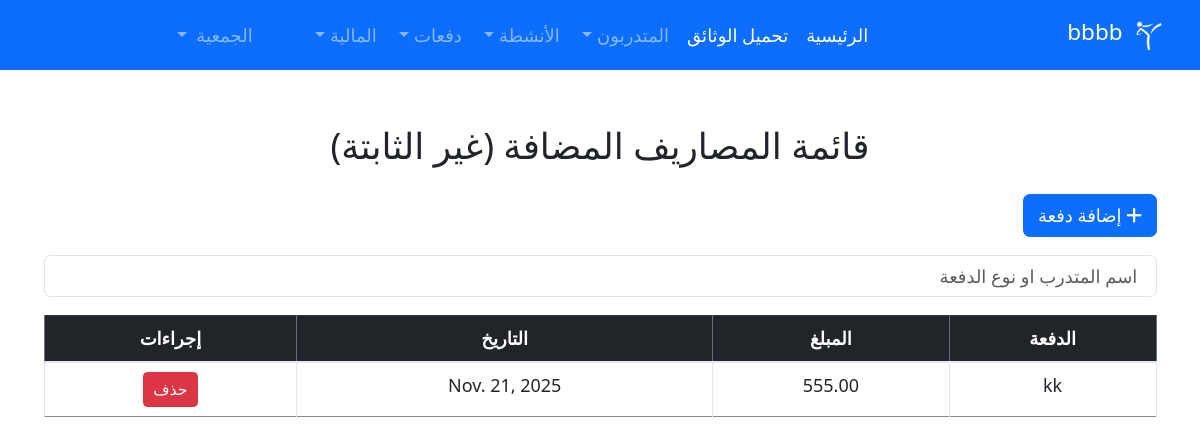
The app's page /expenses_history/ (signed in) with its own data.
### trainers/models.py (models this page shows, shortened)
class OrganizationInfo(models.Model):
    name = models.CharField(max_length=255, verbose_name='اسم الجمعية')
    slug = models.SlugField(unique=True, verbose_name='المعرف')
    description = models.TextField(blank=True, verbose_name='الوصف')
    established_date = models.DateField(blank=True, null=True, verbose_name='تاريخ التأسيس')
    rent_amount = models.DecimalField(max_digits=10, decimal_places=2, default=0, verbose_name='مبلغ الإيجار')
    phone_number = models.CharField(max_length=15, blank=True, verbose_name='رقم الهاتف')
    email = models.EmailField(blank=True, verbose_name='البريد الإلكتروني')
    datepay = models.DateField(blank=True, null=True, verbose_name='تاريخ الدفع')
    is_active = models.BooleanField(default=True, verbose_name='نشطة')
    subscription_tier = models.CharField(
        max_length=20,
        choices=[('free', 'مجاني'), ('basic', 'أساسي'), ('premium', 'متميز')],
        default='free',
        verbose_name='نوع الاشتراك'
    )
    max_trainers = models.IntegerField(default=50, verbose_name='الحد الأقصى للمتدربين')
    created_at = models.DateTimeField(auto_now_add=True, verbose_name='تاريخ الإنشاء')
    class Meta:
        verbose_name = 'جمعية'
        verbose_name_plural = 'الجمعيات'
        ordering = ['-created_at']

class Costs(models.Model):
    organization = models.ForeignKey(
        OrganizationInfo,
        on_delete=models.CASCADE,
        related_name='costs',
        verbose_name='الجمعية'
    )
    cost = models.CharField(max_length=100, verbose_name='المصروف')
    desc = models.TextField(blank=True, verbose_name='الوصف')
    amount = models.DecimalField(max_digits=10, decimal_places=2, verbose_name='المبلغ')
    date = models.DateTimeField(verbose_name='التاريخ')
    is_recurring = models.BooleanField(default=False, verbose_name='متكرر')
    class Meta:
        verbose_name = 'مصروف'
        verbose_name_plural = 'المصاريف'
        ordering = ['-date']

### trainers/views.py (the view)
# urls.py: path('expenses_history/',views.expenses_history,name='expenses_history'),
@login_required(login_url='/login/')
@require_organization
def expenses_history(request):
    organization = request.organization
    return render(request, "pages/added_expences.html", {'payments': Costs.objects.filter(organization=organization)})

### trainers/templates/pages/added_expences.html (shortened to what this page needs)
{% extends 'base/base.html' %}
{% block content %}
<div class="container mt-5">
    <h2 class="text-center mb-4">قائمة المصاريف المضافة (غير الثابتة)</h2>
    <a href="{% url 'added_payment' %}" class="btn btn-primary"><i class="fa-solid fa-plus"></i> إضافة دفعة</a>
    <div class="filler-job-form mt-3 mb-3">
        <input id="search-input" placeholder=" اسم المتدرب او نوع الدفعة" type="search" class="form-control filler-job-input-box form-control" onkeyup="filterTrainers()" />
    </div>
    <div class="table-responsive ">
        <table class="table table-bordered text-center">
            <thead class="table-dark">
                <tr>
                    <th scope="col">الدفعة</th>
                    <th scope="col">المبلغ</th>
                    <th scope="col">التاريخ</th>
                    <th scope="col">إجراءات</th>
                </tr>
            </thead>
            <tbody class="candidate-list">
                {% for payment in payments %}
                <tr>
                    <td class="cat">{{ payment.cost }}</td>
                    <td  class="trainee">{{ payment.amount }}</td>
                    <td>{{ payment.date.date }}</td>
                    <td>
                        <form action="{% url 'delete_cost' payment.id %}" method="post" style="display:inline;">
                            <button type="submit" class="btn btn-danger btn-sm" onclick="return confirm('هل أنت متأكد من الحذف؟')">حذف</button>
                        </form>
                    </td>
                </tr>
                {% empty %}
                <tr>
                    <td colspan="5" class="text-muted">لا توجد مصاريف مسجلة .</td>
                </tr>
                {% endfor %}
            </tbody>
        </table>
    </div>
</div>
{% endblock %}

### trainers/templates/base/sidebar.html (shortened to what this page needs)
{% load static %}
<nav class="navbar navbar-expand-lg navbar-dark bg-primary">
    <div class="container-fluid">
        <a class="navbar-brand" href="{% url 'home' %}">
            <img src="{% static 'images/logo/logo.png' %}" alt="Logo" width="40" height="40" class="d-inline-block align-text-top">
            {% if request.organization %} {{ request.organization.name }} {% else %} الجمعية {% endif %}
        </a>
        <div class="collapse navbar-collapse" id="navbarNav">
            <ul class="navbar-nav me-auto mb-2 mb-lg-0">
                <li class="nav-item">
                    <a class="nav-link active" aria-current="page" href="{% url 'home' %}">الرئيسية</a>
                </li>
                <li class="nav-item">
                    <a class="nav-link active" aria-current="page" href="{% url 'trainees_report' %}">تحميل الوثائق</a>
                </li>
                <li class="nav-item dropdown">
                    <a class="nav-link dropdown-toggle" href="#" id="traineesDropdown" role="button" data-bs-toggle="dropdown" aria-expanded="false">
                        المتدربون
                    </a>
                </li>
                <li class="nav-item dropdown">
                    <a class="nav-link dropdown-toggle" href="#" id="activitiesDropdown" role="button" data-bs-toggle="dropdown" aria-expanded="false">
                        الأنشطة
                    </a>
                </li>
                <li class="nav-item dropdown">
                    <a class="nav-link dropdown-toggle " href="#" id="traineesDropdown" role="button" data-bs-toggle="dropdown" aria-expanded="false">
                        دفعات
                    </a>
                </li>
                {% if user.is_superuser %}
                <li class="nav-item dropdown">
                    <a class="nav-link dropdown-toggle"  id="financialDropdown" role="button" data-bs-toggle="dropdown" aria-expanded="false">
                        المالية
                    </a>
                </li>
                {% else %}
                <li><a class="nav-link active" href="{% url 'logout' %}">تسجيل الخروج</a></li>
                {% endif %}
            </ul>
            {% if user.is_superuser %}
            <ul class="navbar-nav ms-auto">
                <li class="nav-item dropdown">
                    <a class="nav-link dropdown-toggle" href="#" id="userDropdown" role="button" data-bs-toggle="dropdown" aria-expanded="false">
                        <span class="ms-1">الجمعية</span>
                    </a>
            {% endif %}
                </li>
            </ul>
        </div>
    </div>
</nav>

### trainers/templates/base/base.html (style rules this page uses)
* { font-size: large; }
a { color: #02af74; text-decoration: none; }

### records on screen
OrganizationInfo: organization.name "bbbb"
Costs: cost "kk", amount "555.00", date "Nov. 21, 2025"
